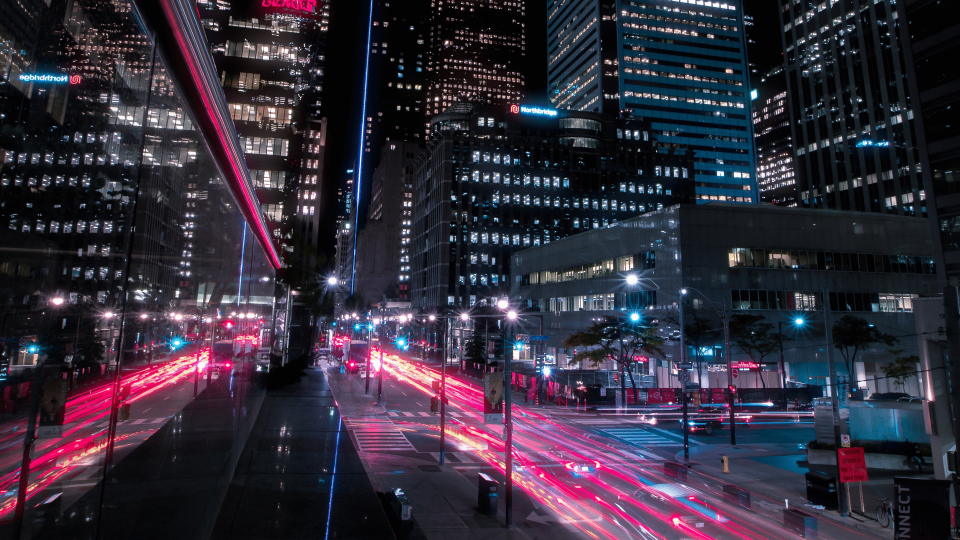
#> input picture Projects of personal interest/NYE/4k-ultra-hd-background-toronto-canada-long-exposure-photogra.gif, 1920 x 1080 px, given in place of ltra-hd-background-toronto-canada-long-exposure-photogra.jpg, which was not available (shown at 1/2 size)
$ python 06_contours.py
#> lines starting #> are read from the running program, lines starting #| are printed output that depends on the picture; after the words box and inside, x2 and y2 are one past the last pixel; in counts of white or black regions, pixels touching at a corner belong together; pictures that were not available may be replaced by others from this repository, and a replacement may not be noted
import cv2 as cv
import numpy as np

img = cv.imread("C:/Users/arthu/Pictures/Saved Pictures/4k-ultra-hd-background-toronto-canada-long-exposure-photogra.jpg")
#> img is the input picture: shape (1080, 1920, 3); mean B, G, R 58.6, 44.6, 50.8
resized_img = cv.resize(img, (img.shape[1]//2, img.shape[0]//2))
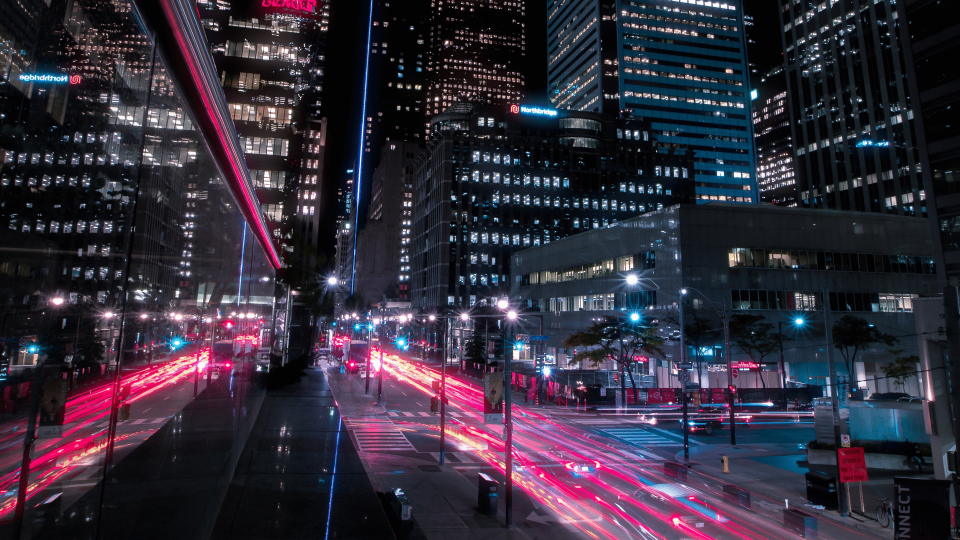
#> resized_img: shape (540, 960, 3); mean B, G, R 58.7, 44.7, 51
blur_img = cv.blur(resized_img, (2, 2), cv.BORDER_DEFAULT)
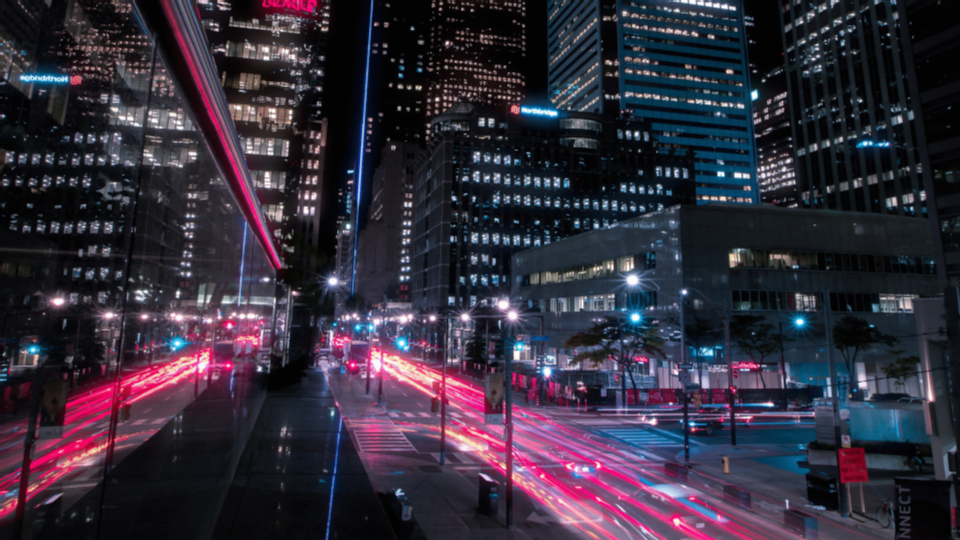
#> blur_img: shape (540, 960, 3); mean B, G, R 59.1, 45.1, 51.3
grey_img = cv.cvtColor(blur_img, cv.COLOR_RGB2GRAY)
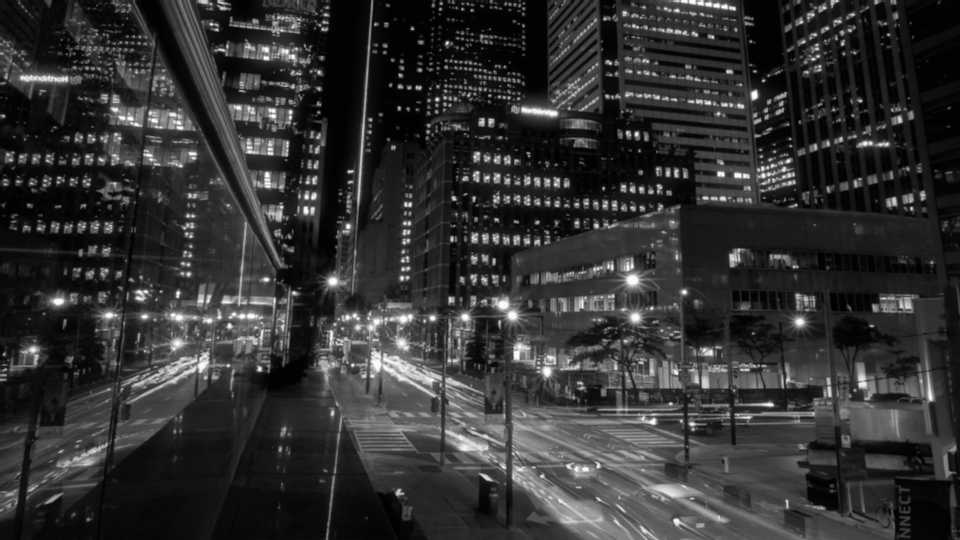
#> grey_img: shape (540, 960); min 2, max 250, mean 50
blank = np.zeros(resized_img.shape, dtype='uint8')

canny_img = cv.Canny(grey_img, 125, 175)
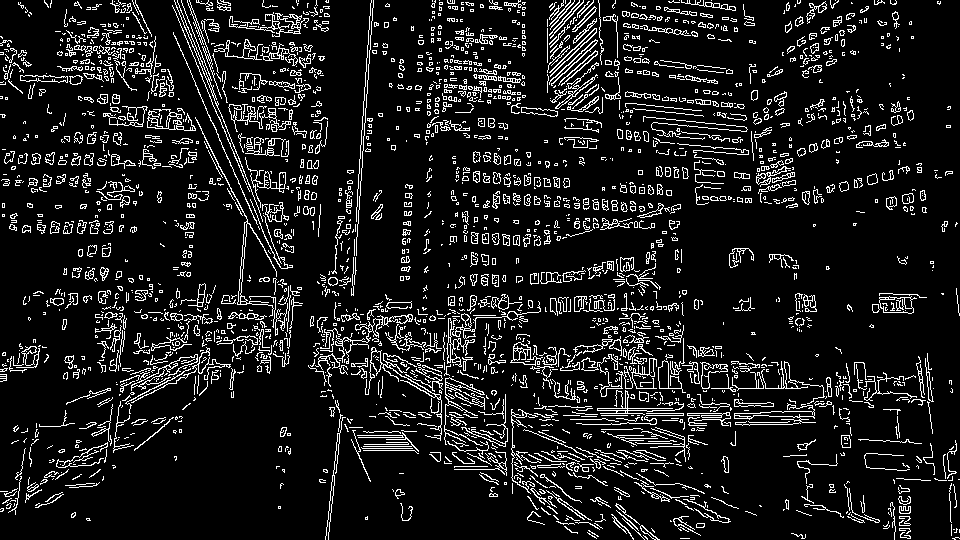
#> canny_img: shape (540, 960); 10.7% white in thin lines or dots

ret, thresh = cv.threshold(grey_img, 125, 255, cv.THRESH_BINARY)
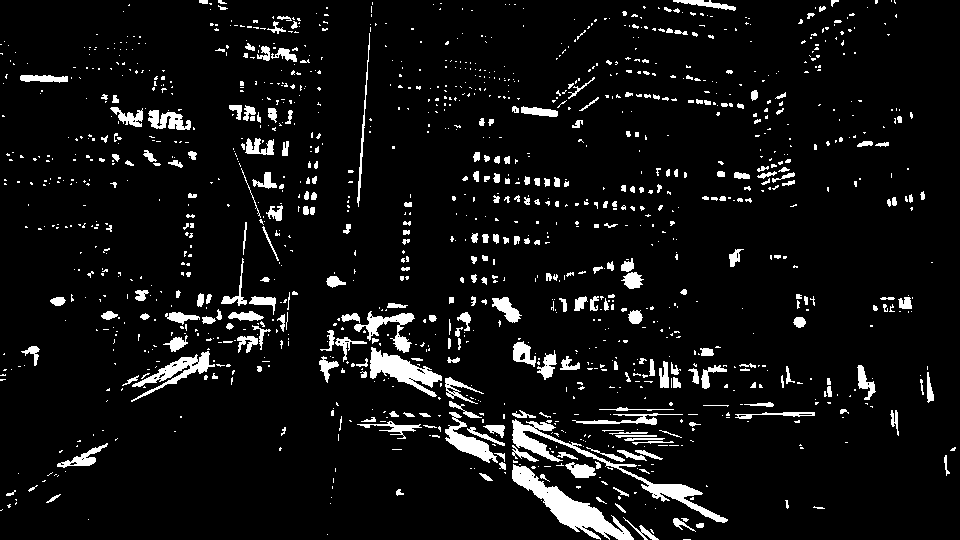
#> thresh: shape (540, 960); 6.8% white; 1326 white regions (1017 under 20 px)

contours, hierarchies = cv.findContours(thresh, cv.RETR_LIST, cv.CHAIN_APPROX_SIMPLE)
#> contours = 1395 contours, 1203 with area under 20; largest, box (x1, y1, x2, y2) and area: (512, 464, 634, 540) 2415, (512, 419, 728, 523) 1894, (370, 347, 442, 397) 1324, (131, 351, 215, 402) 928, (445, 412, 498, 463) 782
print(f'{len(contours)} contours(s) found')
#| 1395 contours(s) found

cv.drawContours(blank, contours, -1, (0, 0, 255), 1)
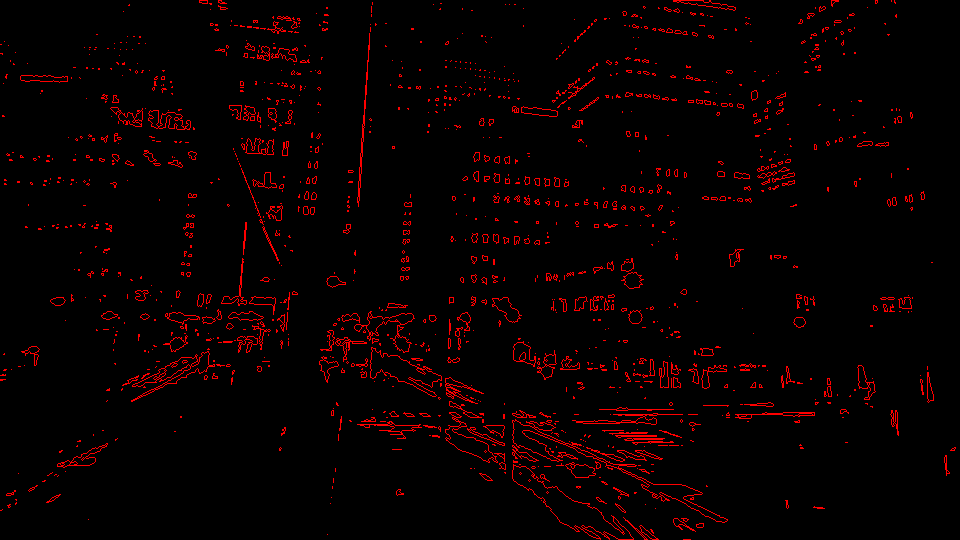
#> blank: shape (540, 960, 3); mean of channels 0, 1, 2 0, 0, 9.2; drawn as B, G, R

cv.imshow("Image", blank)
cv.waitKey(0)
